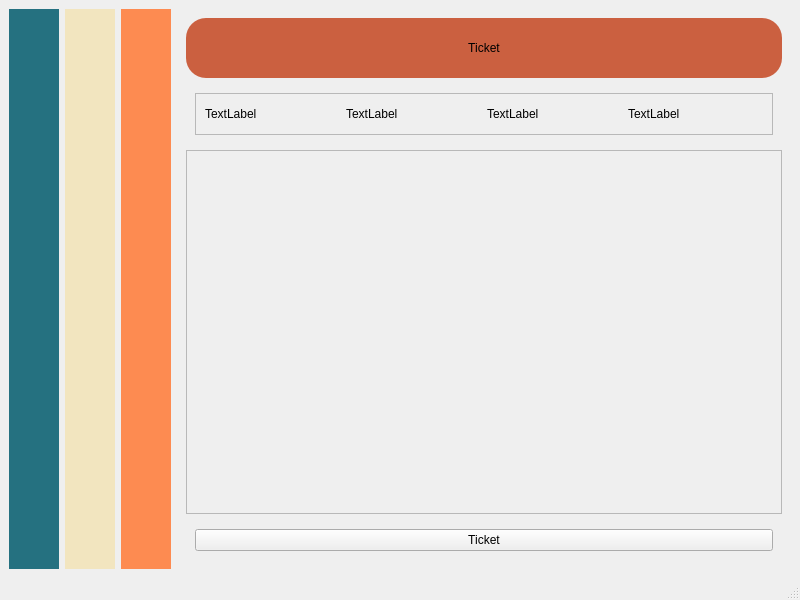
<?xml version="1.0" encoding="UTF-8"?>
<ui version="4.0">
 <class>EventDetailPage</class>
 <widget class="QMainWindow" name="EventDetailPage">
  <property name="geometry">
   <rect>
    <x>0</x>
    <y>0</y>
    <width>800</width>
    <height>600</height>
   </rect>
  </property>
  <property name="windowTitle">
   <string>MainWindow</string>
  </property>
  <widget class="QWidget" name="centralwidget">
   <layout class="QHBoxLayout" name="horizontalLayout_2">
    <item>
     <layout class="QHBoxLayout" name="horizontalLayout">
      <item>
       <widget class="QWidget" name="widget_3" native="true">
        <property name="sizePolicy">
         <sizepolicy hsizetype="Fixed" vsizetype="Preferred">
          <horstretch>0</horstretch>
          <verstretch>0</verstretch>
         </sizepolicy>
        </property>
        <property name="minimumSize">
         <size>
          <width>50</width>
          <height>0</height>
         </size>
        </property>
        <property name="styleSheet">
         <string notr="true">background-color: #257180;</string>
        </property>
       </widget>
      </item>
      <item>
       <widget class="QWidget" name="widget_2" native="true">
        <property name="sizePolicy">
         <sizepolicy hsizetype="Fixed" vsizetype="Preferred">
          <horstretch>0</horstretch>
          <verstretch>0</verstretch>
         </sizepolicy>
        </property>
        <property name="minimumSize">
         <size>
          <width>50</width>
          <height>0</height>
         </size>
        </property>
        <property name="styleSheet">
         <string notr="true">background-color:#F2E5BF;</string>
        </property>
       </widget>
      </item>
      <item>
       <widget class="QWidget" name="widget" native="true">
        <property name="sizePolicy">
         <sizepolicy hsizetype="Fixed" vsizetype="Preferred">
          <horstretch>0</horstretch>
          <verstretch>0</verstretch>
         </sizepolicy>
        </property>
        <property name="minimumSize">
         <size>
          <width>50</width>
          <height>0</height>
         </size>
        </property>
        <property name="styleSheet">
         <string notr="true">background-color: #FD8B51;</string>
        </property>
       </widget>
      </item>
      <item>
       <widget class="QWidget" name="widget_4" native="true">
        <layout class="QVBoxLayout" name="verticalLayout_2">
         <item>
          <widget class="QWidget" name="widget_6" native="true">
           <property name="sizePolicy">
            <sizepolicy hsizetype="Preferred" vsizetype="Fixed">
             <horstretch>0</horstretch>
             <verstretch>0</verstretch>
            </sizepolicy>
           </property>
           <property name="minimumSize">
            <size>
             <width>0</width>
             <height>60</height>
            </size>
           </property>
           <property name="styleSheet">
            <string notr="true">background-color:#CB6040;
border-radius:20px;</string>
           </property>
           <layout class="QHBoxLayout" name="horizontalLayout_7">
            <item>
             <widget class="QPushButton" name="pushButton">
              <property name="text">
               <string>Ticket</string>
              </property>
             </widget>
            </item>
           </layout>
          </widget>
         </item>
         <item>
          <widget class="QWidget" name="widget_5" native="true">
           <property name="sizePolicy">
            <sizepolicy hsizetype="Preferred" vsizetype="Fixed">
             <horstretch>0</horstretch>
             <verstretch>0</verstretch>
            </sizepolicy>
           </property>
           <property name="minimumSize">
            <size>
             <width>0</width>
             <height>60</height>
            </size>
           </property>
           <layout class="QHBoxLayout" name="horizontalLayout_6">
            <item>
             <widget class="QFrame" name="eventDetailFrame">
              <property name="frameShape">
               <enum>QFrame::Shape::StyledPanel</enum>
              </property>
              <property name="frameShadow">
               <enum>QFrame::Shadow::Raised</enum>
              </property>
              <layout class="QHBoxLayout" name="horizontalLayout_4">
               <item>
                <layout class="QHBoxLayout" name="horizontalLayout_3">
                 <item>
                  <widget class="QLabel" name="label_2">
                   <property name="text">
                    <string>TextLabel</string>
                   </property>
                  </widget>
                 </item>
                 <item>
                  <widget class="QLabel" name="label_3">
                   <property name="text">
                    <string>TextLabel</string>
                   </property>
                  </widget>
                 </item>
                 <item>
                  <widget class="QLabel" name="label">
                   <property name="text">
                    <string>TextLabel</string>
                   </property>
                  </widget>
                 </item>
                 <item>
                  <widget class="QLabel" name="label_4">
                   <property name="text">
                    <string>TextLabel</string>
                   </property>
                  </widget>
                 </item>
                </layout>
               </item>
              </layout>
             </widget>
            </item>
           </layout>
          </widget>
         </item>
         <item>
          <widget class="QScrollArea" name="subEventScroll">
           <property name="sizePolicy">
            <sizepolicy hsizetype="Expanding" vsizetype="Expanding">
             <horstretch>0</horstretch>
             <verstretch>0</verstretch>
            </sizepolicy>
           </property>
           <property name="minimumSize">
            <size>
             <width>0</width>
             <height>0</height>
            </size>
           </property>
           <property name="widgetResizable">
            <bool>true</bool>
           </property>
           <widget class="QWidget" name="scrollAreaWidgetContents">
            <property name="geometry">
             <rect>
              <x>0</x>
              <y>0</y>
              <width>610</width>
              <height>364</height>
             </rect>
            </property>
            <layout class="QVBoxLayout" name="verticalLayout_3">
             <item>
              <layout class="QVBoxLayout" name="verticalLayout"/>
             </item>
            </layout>
           </widget>
          </widget>
         </item>
         <item>
          <widget class="QWidget" name="widget_7" native="true">
           <property name="sizePolicy">
            <sizepolicy hsizetype="Preferred" vsizetype="Fixed">
             <horstretch>0</horstretch>
             <verstretch>0</verstretch>
            </sizepolicy>
           </property>
           <property name="minimumSize">
            <size>
             <width>0</width>
             <height>40</height>
            </size>
           </property>
           <layout class="QHBoxLayout" name="horizontalLayout_8">
            <item>
             <layout class="QHBoxLayout" name="horizontalLayout_5">
              <item>
               <widget class="QPushButton" name="pushButton_2">
                <property name="text">
                 <string>Ticket</string>
                </property>
               </widget>
              </item>
             </layout>
            </item>
           </layout>
          </widget>
         </item>
        </layout>
       </widget>
      </item>
     </layout>
    </item>
   </layout>
  </widget>
  <widget class="QMenuBar" name="menubar">
   <property name="geometry">
    <rect>
     <x>0</x>
     <y>0</y>
     <width>800</width>
     <height>18</height>
    </rect>
   </property>
  </widget>
  <widget class="QStatusBar" name="statusbar"/>
 </widget>
 <resources/>
 <connections/>
</ui>
